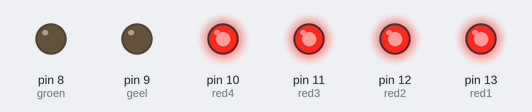
Bench run of a sketch on a simulated Arduino Uno, built with avr-gcc and run on an emulated ATmega328P. Parts: output pins drawn as LEDs (lit = HIGH).

Above: at 0.5 s.
At 2.5 s:
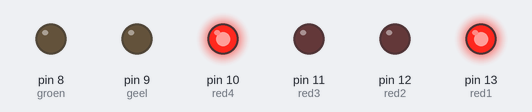
At 3.5 s:
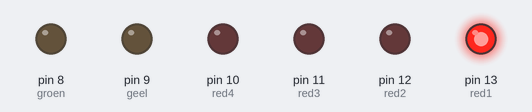
At 4.5 s:
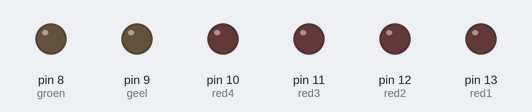
At 6.0 s:
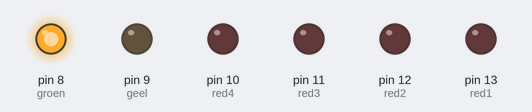
At 10.0 s:
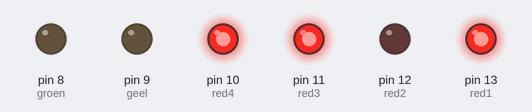
Timing chart, 0 to 11.1 s (numbered marks = the images above):
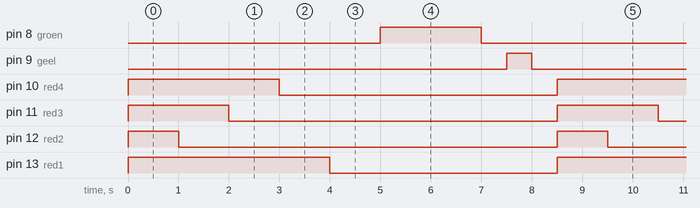

The sketch:

Ultrasoon_Sensor.ino
```cpp
int red1 = 13;
int red2 = 12;
int red3 = 11;
int red4 = 10;
int geel = 9;
int groen = 8;

void setup() {
    pinMode(red1, OUTPUT);
    pinMode(red2, OUTPUT);
    pinMode(red3, OUTPUT);
    pinMode(red4, OUTPUT);
    pinMode(geel, OUTPUT);
    pinMode(groen, OUTPUT);
  }

void loop() {
  digitalWrite(red1, HIGH);
  digitalWrite(red2, HIGH);
  digitalWrite(red3, HIGH);
  digitalWrite(red4, HIGH);
  delay(1000);

  digitalWrite(red2, LOW);
  delay(1000);

  digitalWrite(red3, LOW);
  delay(1000);

  digitalWrite(red4, LOW);
  delay(1000);

  digitalWrite(red1, LOW);
  delay(1000);

  digitalWrite(groen, HIGH);
  delay(2000);

  digitalWrite(groen, LOW);
  delay(500);

  digitalWrite(geel, HIGH);
  delay(500);

  digitalWrite(geel, LOW);
  delay(500);
}
```

Measured:
- by itself, pin 8 (groen), pin 11 (red3): alternates HIGH for 2.0 s and LOW for 6.5 s
- by itself, pin 9 (geel): alternates HIGH for 0.50 s and LOW for 8.0 s
- by itself, pin 10 (red4): alternates HIGH for 3.0 s and LOW for 5.5 s
- by itself, pin 12 (red2): alternates HIGH for 1.0 s and LOW for 7.5 s
- by itself, pin 13 (red1): alternates HIGH for 4.0 s and LOW for 4.5 s
